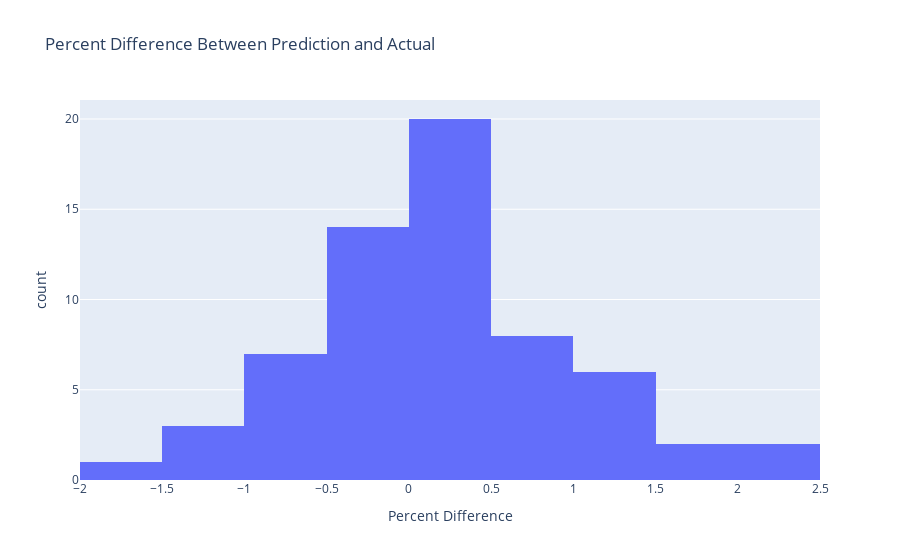

This figure's notebook cell:
### Code cell
# use plotly express to create a histogram of the percent difference
fig = px.histogram(results_df, x="Percent Difference", title="Percent Difference Between Prediction and Actual")
fig.show()

### Figure 1 — Plotly figure (JSON) as saved in the notebook; plotly's stock layout.template omitted (floating-point values rounded to 4 significant figures)
{"data": [{"alignmentgroup": "True", "bingroup": "x", "hovertemplate": "Percent Difference=%{x}<br>count=%{y}<extra></extra>", "legendgroup": "", "marker": {"color": "#636efa", "pattern": {"shape": ""}}, "name": "", "offsetgroup": "", "orientation": "v", "showlegend": false, "type": "histogram", "x": [0.226, 1.043, -0.1531, -0.2712, 0.8404, 1.119, 0.4178, -0.2125, -0.4513, 0.3439, 0.8587, 0.626, 0.439, 1.035, -1.407, -0.6476, 0.3258, 1.298, 0.1471, 0.2348, -1.13, -0.1159, 2.148, 0.5324, 0.05665, -0.1464, -0.6613, 2.275, 1.177, 0.3705, 0.2944, -1.705, 0.7583, 0.4617, -0.401, 0.6134, -0.3954, -0.3116, 1.802, 0.08349, 0.05255, -1.121, 0.3292, 0.5075, -0.004366, -0.6042, -0.813, -0.7688, 0.5919, -0.3988, -0.1903, 0.3804, 0.02827, 0.1297, -0.4618, 1.668, 0.3895, -0.2049, -0.7204, 0.1156, 1.028, 0.1746, -0.6714], "xaxis": "x", "yaxis": "y"}], "layout": {"barmode": "relative", "legend": {"tracegroupgap": 0}, "title": {"text": "Percent Difference Between Prediction and Actual"}, "xaxis": {"anchor": "y", "domain": [0, 1], "title": {"text": "Percent Difference"}}, "yaxis": {"anchor": "x", "domain": [0, 1], "title": {"text": "count"}}}}
